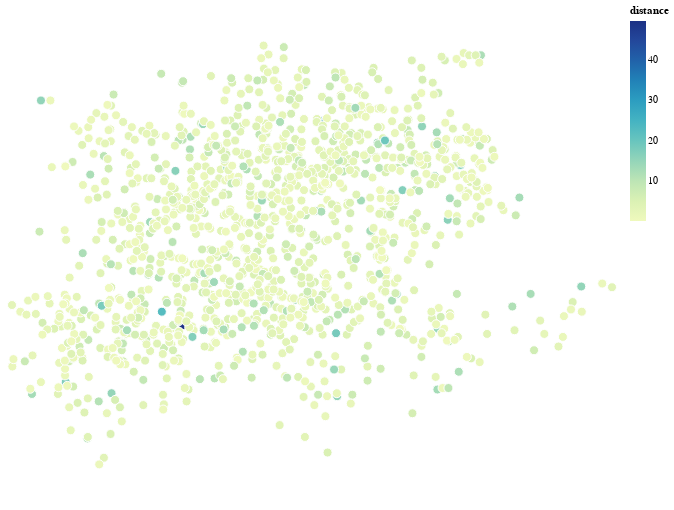

Notebook cell for this chart:
### Markdown cell above
Altair recipe:
- alt.Chart() => dataframe
- .mark_xx() => the kind of chart point
- .encode() => how to encode the data in the df for the chart
- .properties().interactive() => other properties, independent of data

### Code cell
position_plot = (
    alt
    .Chart(gdf)
    .mark_geoshape(
        stroke='white'
    )
    .encode(
        color=alt.Color('distance'),
    )
    .properties(
        width=600,
        height=500
    )
)
position_plot

### Figure 1 — Vega-Lite specification as saved in the notebook (floating-point values rounded to 4 significant figures; data arrays with more than 128 entries replaced by an {"elided": "..."} marker saying what was removed)
{"config": {"view": {"continuousWidth": 400, "continuousHeight": 300}}, "data": {"name": "data-0dfb82be28ed7da90ee17b4fa1105de2"}, "mark": {"type": "geoshape", "stroke": "white"}, "encoding": {"color": {"type": "quantitative", "field": "distance"}}, "height": 500, "width": 600, "$schema": "https://vega.github.io/schema/vega-lite/v4.8.1.json", "datasets": {"data-0dfb82be28ed7da90ee17b4fa1105de2": {"elided": "1333 records"}}}
